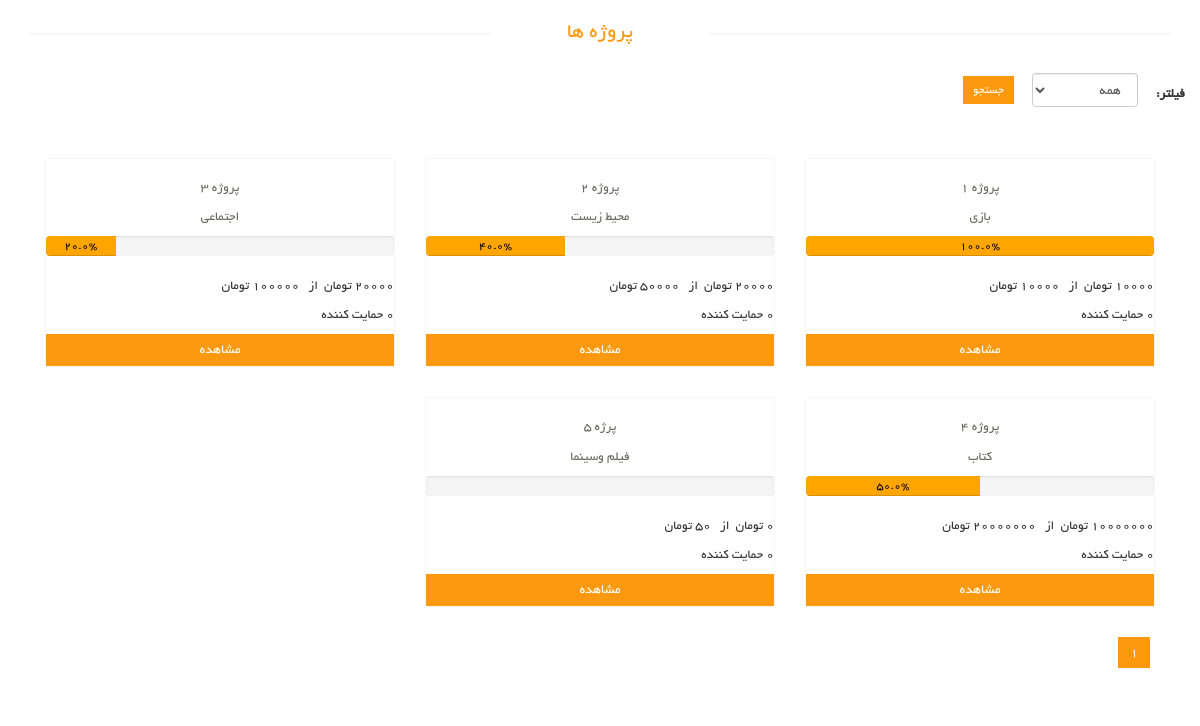
The app's page /projects/, older data.
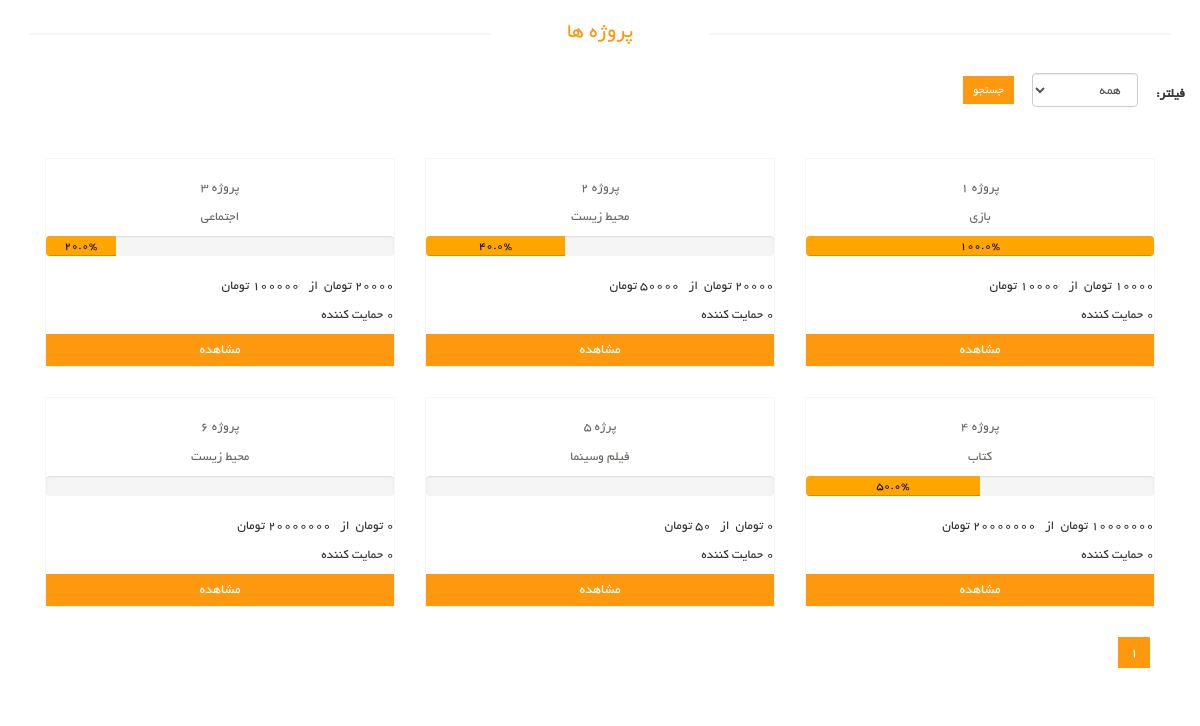
The same page, newer data.
### hami_projects/models.py (models this page shows, shortened)
class Project (models.Model):
    name = models.CharField(max_length=25,verbose_name='عنوان مدیریتی', blank=True, null=True)
    name_show = models.CharField(max_length=25,verbose_name='عنوان قابل نمایش')
    creator = models.ForeignKey(User, on_delete=models.CASCADE, verbose_name='صاحب پروژه')
    Groups = models.ForeignKey(Group, on_delete=models.CASCADE, verbose_name='دسته بندی')
    discribtion = models.TextField(max_length=250, verbose_name='شرح مدیریتی',  blank=True, null=True,)
    discribtion_show = models.TextField(max_length=250, verbose_name='شرح قابل نمایش')
    order = models.IntegerField(verbose_name='وزن', blank=True, null=True)
    budget = models.PositiveIntegerField(verbose_name='مبلغ مورد نیاز')
    Currentـbudget = models.PositiveIntegerField(verbose_name='مبلغ جمع شده', blank=True, null=True, default=0)
    needed_time =  models.DateField(verbose_name='مدت زمان مورد نیاز ')
    site = models.CharField(max_length=35, verbose_name='سایت')
    email = models.CharField(max_length=35, verbose_name='ایمیل')
    logo = models.ImageField(upload_to=None, blank=True, null=True, verbose_name='عکس کاور')
    status = models.CharField(max_length=35, choices=status, verbose_name='وضعیت', default='disable')
    objects = ProjectManager()
    class Meta:
        verbose_name = 'پروژه'
        verbose_name_plural = 'پروژه ها'
    def supports(self):
        return str(self.support_set.count())
    def percent(self):
        return ((self.Currentـbudget * 100)/self.budget)
    def get_absolute_url(self):
        return f"/projects/{self.id}"

class Group (models.Model):
    title = models.CharField(max_length=120, verbose_name='عنوان')
    slug = models.CharField(max_length=120, verbose_name='عنوان مدیریتی', null=True, blank=True)
    discribtion = models.TextField(verbose_name='توضیحات')
    image = models.ImageField(upload_to=None, blank=True, null=True, verbose_name='عکس ')
    def __str__(self):
        return self.title
    class Meta:
        verbose_name = 'دسته بندی'
        verbose_name_plural = 'دسته بندی ها'

### hami_projects/views.py (the view)
# urls.py: path('projects/', ProjectsList.as_view()),
class ProjectsList(ListView):
    template_name = 'projects_list.html'
    paginate_by = 6
    def get_queryset(self):
        return Project.objects.all()

### hami_projects/templates/projects_list.html (shortened to what this page needs)
{% extends 'shared/_MainLayout.html' %}
{% load static %}
{% load render_partial %}
{% block content %}
    <section>
        <div class="container">
            <div class="row">
                <h2 id="projects-list" class="title text-center">پروژه ها</h2>
                <form id="filter-form" action="filter" method="get" class="form-inline">
                    <label for="sort" class="control-label">فیلتر:</label>
                    <div class="form-group">
                        <div class="col-sm-12 text-right">
                            <select name="sort" id="sort" class="form-control">
                                <option value="all" selected="&quot;selected&quot;">همه</option>
                            </select>
                        </div>
                    </div>
                    <input type="submit" value="جستجو" class="btn btn-sm btn-primary"></button>
                </form>
                <div class="col-sm-12">
                    <div class="features_items">
                        {% for project in page_obj %}
                        <div class="col-sm-4">
                            <div class="product-image-wrapper">
                                <div class="single-products">
                                    <div class="productinfo text-center">
                                        <p>{{ project.name_show }}</p>
                                        <p>{{ project.Groups }}</p>
                                    </div>
                                    <div  class="progress pull-left  text-center " style="width: 100%;">
                                        <div id="progres" class="progress-bar " role="progressbar" style="width:{{project.percent}}%;color:black;" aria-valuenow="25" aria-valuemin="0" aria-valuemax="100">{{project.percent}}%</div>
                                    </div>
                                    <br><br>
                                    <div class="flex-row">
                                        <p class="pull-right"><span> {{project.Currentـbudget}} تومان &nbsp</span></p>
                                        <p class="pr-3"><span> از </span class=""><span>&nbsp {{ project.budget }} تومان </span></p>
                                        <p class=""><span> {{project.supports}}</span> حمایت کننده </p>
                                        <a class="btn btn-primary btn-block" href="{{ project.get_absolute_url }}">مشاهده </a>
                                    </div>
                                    <div class="product-overlay">
                                        <div class="overlay-content">
                                        </div>
                                    </div>
                                </div>
                            </div>
                        </div>
                        {% endfor %}
                        <div class="clearfix"></div>
                        <ul class="pagination">
                            {% for page in paginator.page_range %}
                                {% if page == page_obj.number %}
                                    <li class="active"><a href="?page={{ page }}">{{ page }}</a></li>
                                {% else %}
                                    <li><a href="?page={{ page }}">{{ page }}</a></li>
                                {% endif %}
                            {% endfor %}
                        </ul>
                    </div>
                </div>
            </div>
        </div>
    </section>
{% endblock %}

### templates/shared/_MainLayout.html (shortened to what this page needs)
{% load static %}
{% load render_partial %}
<!DOCTYPE html>
<html lang="en">
<head>
    {% include 'shared/_HeaderReferences.html' %}
</head>
<body>
{% block content %}{% endblock %}
</body>
</html>

### templates/shared/_HeaderReferences.html (shortened to what this page needs)
{% load static %}
<link href="{% static 'css/bootstrap.min.css' %}" rel="stylesheet">
<link href="{% static 'css/font-awesome.min.css' %}" rel="stylesheet">
<link href="{% static 'css/prettyPhoto.css' %}" rel="stylesheet">
<link href="{% static 'css/price-range.css' %}" rel="stylesheet">
<link href="{% static 'css/animate.css' %}" rel="stylesheet">
<link href="{% static 'css/main.css' %}" rel="stylesheet">
<link href="{% static 'css/responsive.css' %}" rel="stylesheet">

### templates/shared/_FooterReferences.html (shortened to what this page needs)
{% load static %}

### assets/css/main.css (style rules this page uses)
body { font-family: 'BYekan'; font-size: 10pt; position: relative; font-weight: normal; direction: rtl; }
ul li { list-style: none; }
a { -webkit-transition: 300ms; -moz-transition: 300ms; -o-transition: 300ms; transition: 300ms; }
h1, h2, h3, h4, h5, h6 { font-family: 'BYekan', sans-serif; }
#progres { background-color: orange !important; }
#projects-list { padding-top: 20px !important; }
.left-sidebar h2:after, h2.title:after { content: " "; position: absolute; border: 1px solid #f5f5f5; bottom:8px; right: 0; width: 100%; height: 0; z-index: -2; }
h2.title:before { content: " "; position: absolute; background: #fff; bottom: -6px; width: 220px; height: 30px; z-index: -1; right: 50%; margin-right: -110px; }
.features_items { overflow:hidden; }
h2.title { color: #FE980F; font-family: 'BYekan', sans-serif; font-size: 16pt; font-weight: 400; margin: 0 15px; text-transform: uppercase; margin-bottom: 30px; position: relative; }
.product-image-wrapper { border:1px solid #F7F7F5; overflow: hidden; margin-bottom:30px; }
.single-products { position: relative; }
.productinfo p { font-family: 'BYekan', sans-serif; font-size: 10pt; font-weight: 400; color: #696763; }
.productinfo { position:relative; }
.product-overlay { background:#FE980F; top: 0; display: none; height: 0; position: absolute; transition: height 500ms ease 0s; width: 100%; display: block; }
.product-overlay .overlay-content { bottom: 0; position: absolute; bottom: 0; text-align: center; width: 100%; }
.pagination { display: inline-block; margin-bottom: 25px; margin-top: 0; padding-right: 15px; }
.pagination li:first-child a, .pagination li:first-child span { border-bottom-left-radius: 0; border-top-left-radius: 0; margin-left: 0; }
.pagination li:last-child a, .pagination li:last-child span { border-bottom-right-radius: 0; border-top-right-radius: 0; }
.pagination .active a, .pagination .active span, .pagination .active a:hover, .pagination .active span:hover, .pagination .active a:focus, .pagination .active span:focus { background-color: #FE980F; border-color: #FE980F; color: #FFFFFF; cursor: default; z-index: 2; }
.pagination li a, .pagination li span { background-color: #f0f0e9; border: 0; float: left; line-height: 1.42857; margin-left: -1px; padding: 6px 12px; position: relative; text-decoration: none; margin-right: 5px; color:#000; }
.chose_area input, select, textarea { background: #F0F0E9; border:0; color: #696763; padding: 6px; width: 100%; border-radius: 0; resize: none }
.btn.btn-primary { background:#FE980F; border: 0 none; border-radius: 0; }
#filter-form { margin-bottom:50px !important; }

Row changes from the older to the newer data that the page shows:
added Project: name_show "پروژه 6", Groups "محیط زیست", Currentـbudget "0", budget "20000000", supports "0"
